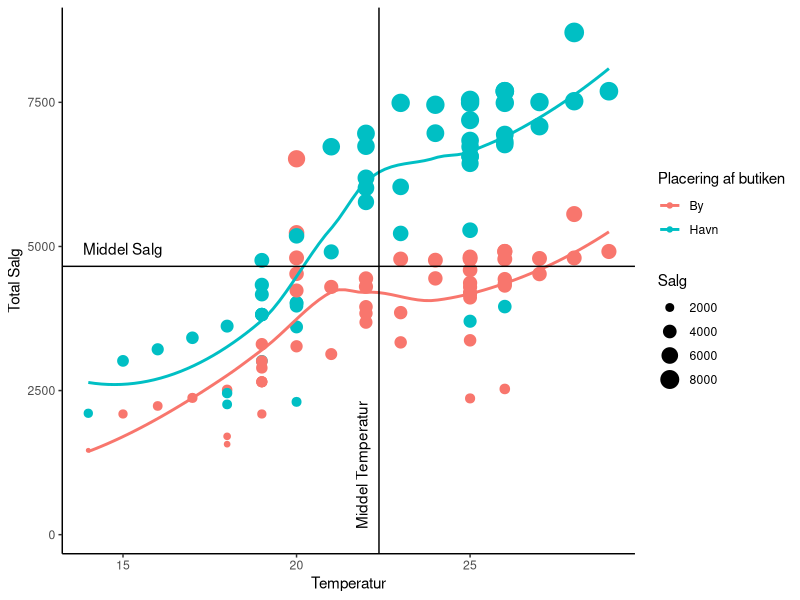

This chart was generated by the following R code: (Note: this script raises an error after producing the figure.)
# ***************************
# Tue Hellstern
# Visualiser
# ggplot2
# ***************************


# ***************************
# ggplot2 - Is salg
# ***************************
?ggplot2
browseURL("https://ggplot2.tidyverse.org")
library(ggplot2)

# Data / Is salg
library(readxl)
getwd()
issalg <- read_excel("webinar_data.xlsx", sheet = "issalg")


# ******************************
# Plot ggplot2 - Is salg
# ******************************
ggplot(data=issalg) +
  geom_point(mapping = aes(x=Temperatur, y=Salg, color=Butik_Placering, size=Salg)) +
  geom_smooth(mapping = aes(x=Temperatur, y=Salg, color=Butik_Placering), se=FALSE) +
  geom_hline(yintercept = mean(issalg$Salg)) +
  annotate("text", label="Middel Salg", x=15, vjust = 0, y=mean(issalg$Salg+200)) +
  geom_vline(xintercept = mean(issalg$Temperatur)) +
  annotate("text", label="Middel Temperatur", y=100, hjust = 0, x=mean(issalg$Temperatur-0.5), angle = 90) +
  theme(panel.background = element_blank()) +
  theme(plot.background = element_blank()) +
  scale_x_continuous(name="Temperatur") +
  scale_y_continuous(name="Total Salg") +
  scale_color_discrete(name="Placering af butiken") +
  scale_size_continuous(name="Salg") +
  theme_classic()


# ******************************
# Plot ggplo2 - Salg - Group By
# ******************************
library(tidyverse)

# Group by Category + ggplot
salg %>%
  group_by(CategoryName) %>%
  summarise(totalsale=sum(Sale)) %>%
  ggplot() +
  geom_col(mapping = aes(x=CategoryName, y=totalsale)) +
  xlab("Categoryname") +
  ylab("Sale") +
  ggtitle("Sales by category",
          subtitle = "2016 to 2018")



# ***************************
# Save plots
# ***************************
?ggsave

ggsave("Sidste_plot.pdf")
